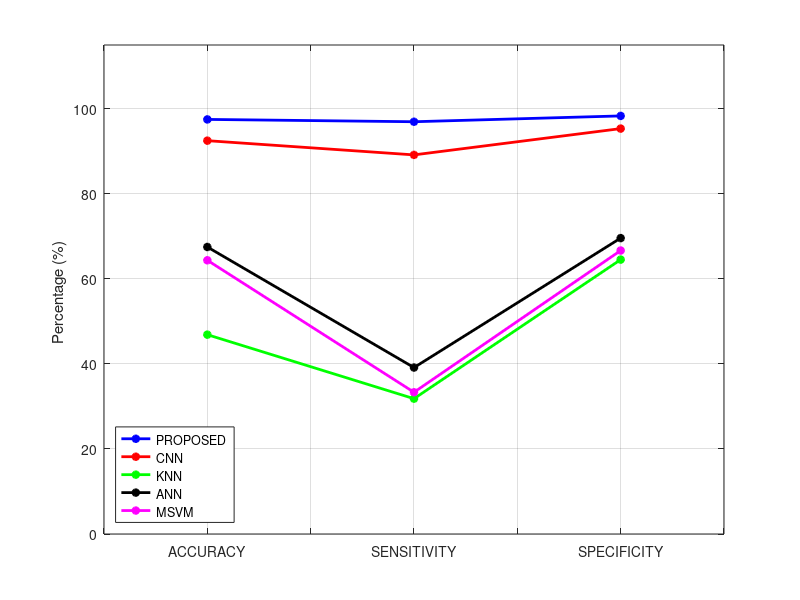
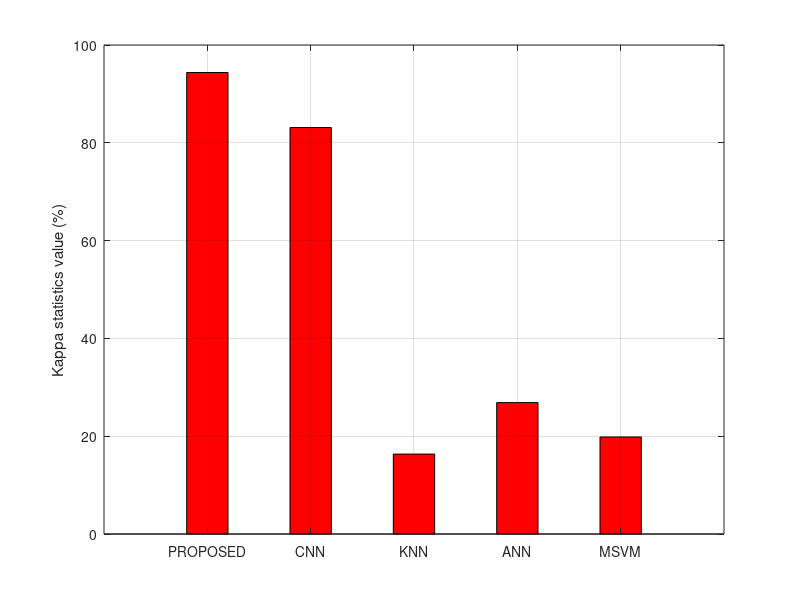
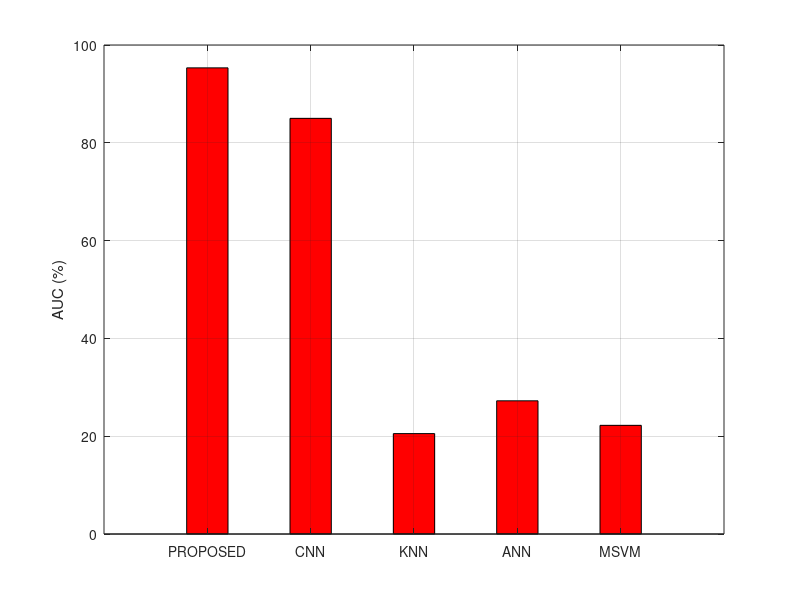
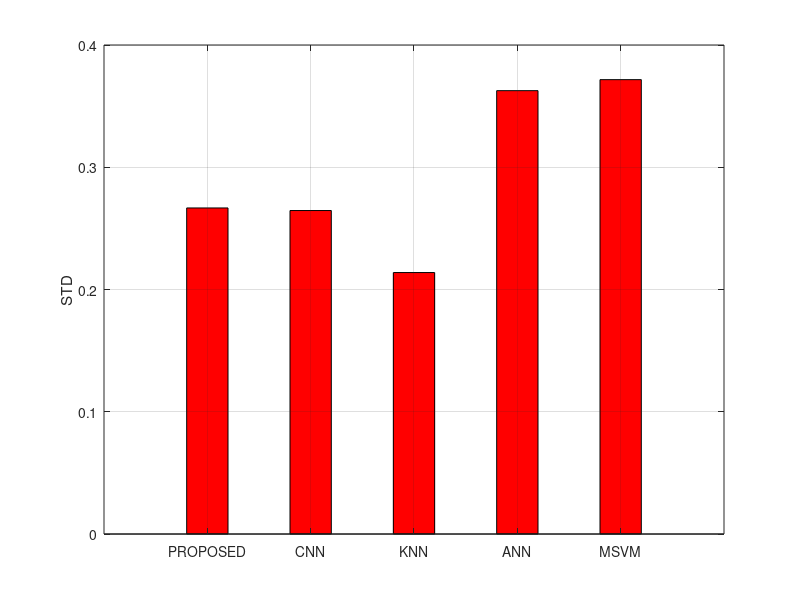

The MATLAB source for these figures, in order:
val1 = [0.975	0.969537609	0.983228441	0.94375	0.953276952
0.925	0.89157554	0.953385015	0.83125	0.85001476
0.46875	0.318230852	0.645269428	0.163398693	0.20534464
0.675	0.391414141	0.695906433	0.26875	0.272387619
0.64375	0.333333333	0.666666667	0.1984375	0.222222222];

val1 = val1*100;
figure;
plot(val1(1,1:3) , '-b*' , 'LineWidth',2);hold on
plot(val1(2,1:3) , '-r*' , 'LineWidth',2);hold on
plot(val1(3,1:3) , '-g*' , 'LineWidth',2);hold on
plot(val1(4,1:3) , '-k*' , 'LineWidth',2);hold on
plot(val1(5,1:3) , '-m*' , 'LineWidth',2);hold on
xlim([0.5 3.5])
set(gca,'XTickLabel', {' ' , 'ACCURACY' , ' ' , 'SENSITIVITY' , ' ' , 'SPECIFICITY' , ' '})
legend('PROPOSED ' , 'CNN', 'KNN','ANN','MSVM','Location','southwest')
ylabel('Percentage (%) ')
ylim([0 115])
grid on


figure;
h1 = bar(val1(:,4),0.4);
set(h1,'FaceColor','RED');
grid on;
set(gca,'XTickLabel',{'PROPOSED ' , 'CNN', 'KNN','ANN','MSVM'})
ylabel('Kappa statistics value (%)')


figure;
h1 = bar(val1(:,5),0.4);
set(h1,'FaceColor','RED');
grid on;
set(gca,'XTickLabel',{'PROPOSED ' , 'CNN', 'KNN','ANN','MSVM'})
ylabel('AUC (%)')


val2 = [0.266707354	0.0375	0.25
0.264599737	0.1	0.387298335
0.213874233	0.89375	1.272301065
0.362661602	0.5125	0.942072184
0.371669236	0.5625	0.987420883];

figure;
h1 = bar(val2(:,1),0.4);
set(h1,'FaceColor','RED');
grid on;
set(gca,'XTickLabel',{'PROPOSED ' , 'CNN', 'KNN','ANN','MSVM'})
ylabel('STD')

figure;
h1 = bar(val2(:,2),0.4);
set(h1,'FaceColor','RED');
grid on;
set(gca,'XTickLabel',{'PROPOSED ' , 'CNN', 'KNN','ANN','MSVM'})
ylabel('MAE')

figure;
h1 = bar(val2(:,3),0.4);
set(h1,'FaceColor','RED');
grid on;
set(gca,'XTickLabel',{'PROPOSED ' , 'CNN', 'KNN','ANN','MSVM'})
ylabel('RMSE')